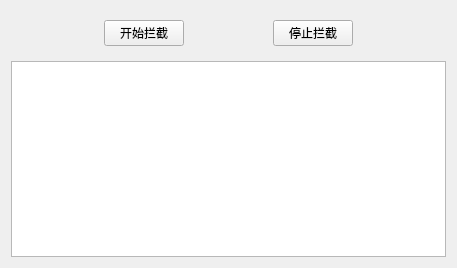
<?xml version="1.0" encoding="UTF-8"?>
<ui version="4.0">
 <class>FqMessage</class>
 <widget class="QWidget" name="FqMessage">
  <property name="geometry">
   <rect>
    <x>0</x>
    <y>0</y>
    <width>457</width>
    <height>268</height>
   </rect>
  </property>
  <property name="windowTitle">
   <string>飞秋消息拦截</string>
  </property>
  <layout class="QVBoxLayout" name="verticalLayout">
   <item>
    <widget class="QWidget" name="widget" native="true">
     <layout class="QHBoxLayout" name="horizontalLayout">
      <item>
       <spacer name="horizontalSpacer_2">
        <property name="orientation">
         <enum>Qt::Horizontal</enum>
        </property>
        <property name="sizeHint" stdset="0">
         <size>
          <width>40</width>
          <height>20</height>
         </size>
        </property>
       </spacer>
      </item>
      <item>
       <widget class="QPushButton" name="beginInterceptBtn">
        <property name="text">
         <string>开始拦截</string>
        </property>
       </widget>
      </item>
      <item>
       <spacer name="horizontalSpacer">
        <property name="orientation">
         <enum>Qt::Horizontal</enum>
        </property>
        <property name="sizeHint" stdset="0">
         <size>
          <width>40</width>
          <height>20</height>
         </size>
        </property>
       </spacer>
      </item>
      <item>
       <widget class="QPushButton" name="stopInterceptBtn">
        <property name="text">
         <string>停止拦截</string>
        </property>
       </widget>
      </item>
      <item>
       <spacer name="horizontalSpacer_3">
        <property name="orientation">
         <enum>Qt::Horizontal</enum>
        </property>
        <property name="sizeHint" stdset="0">
         <size>
          <width>40</width>
          <height>20</height>
         </size>
        </property>
       </spacer>
      </item>
     </layout>
    </widget>
   </item>
   <item>
    <widget class="QListWidget" name="msgList"/>
   </item>
  </layout>
 </widget>
 <resources/>
 <connections/>
</ui>
